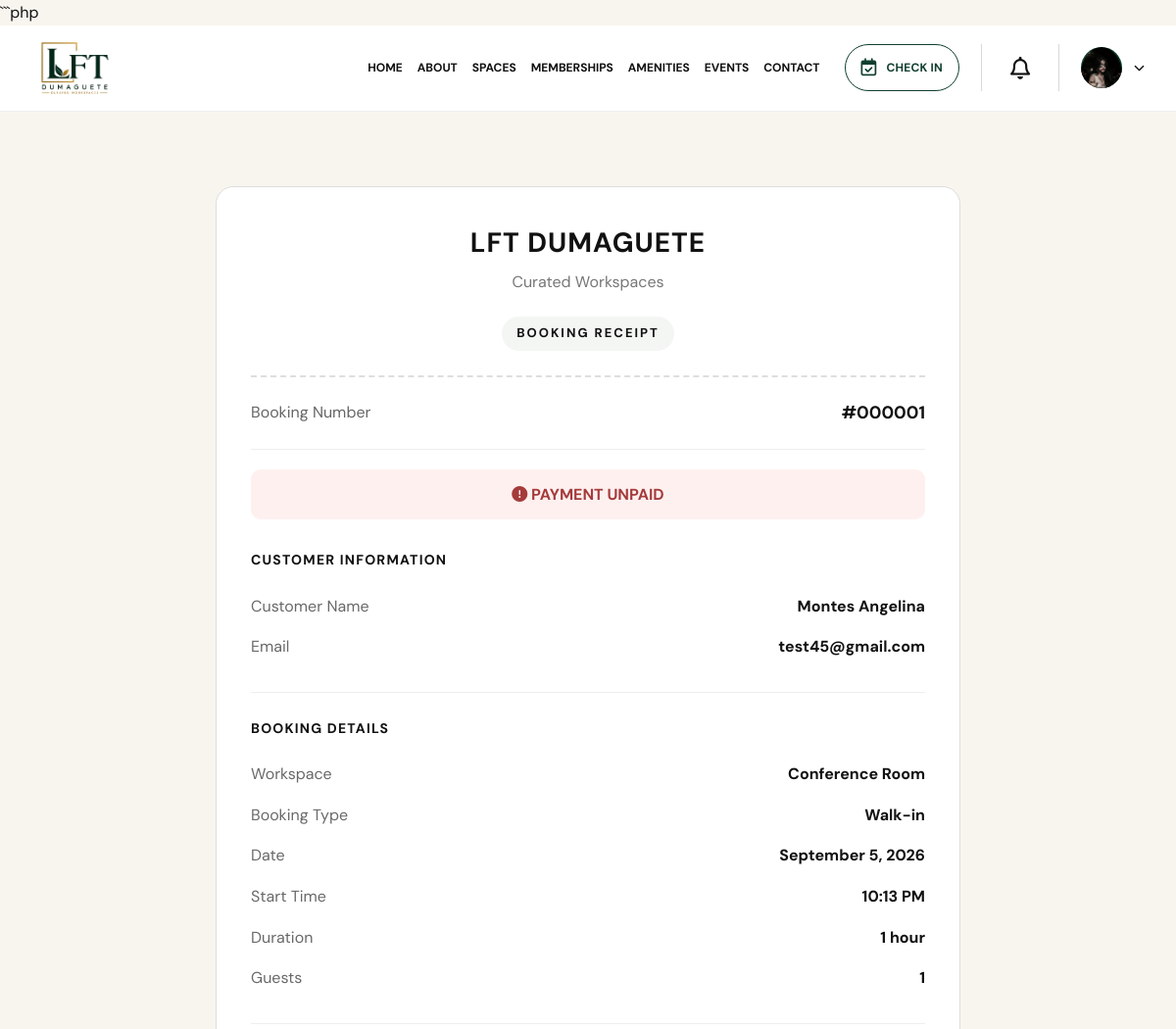
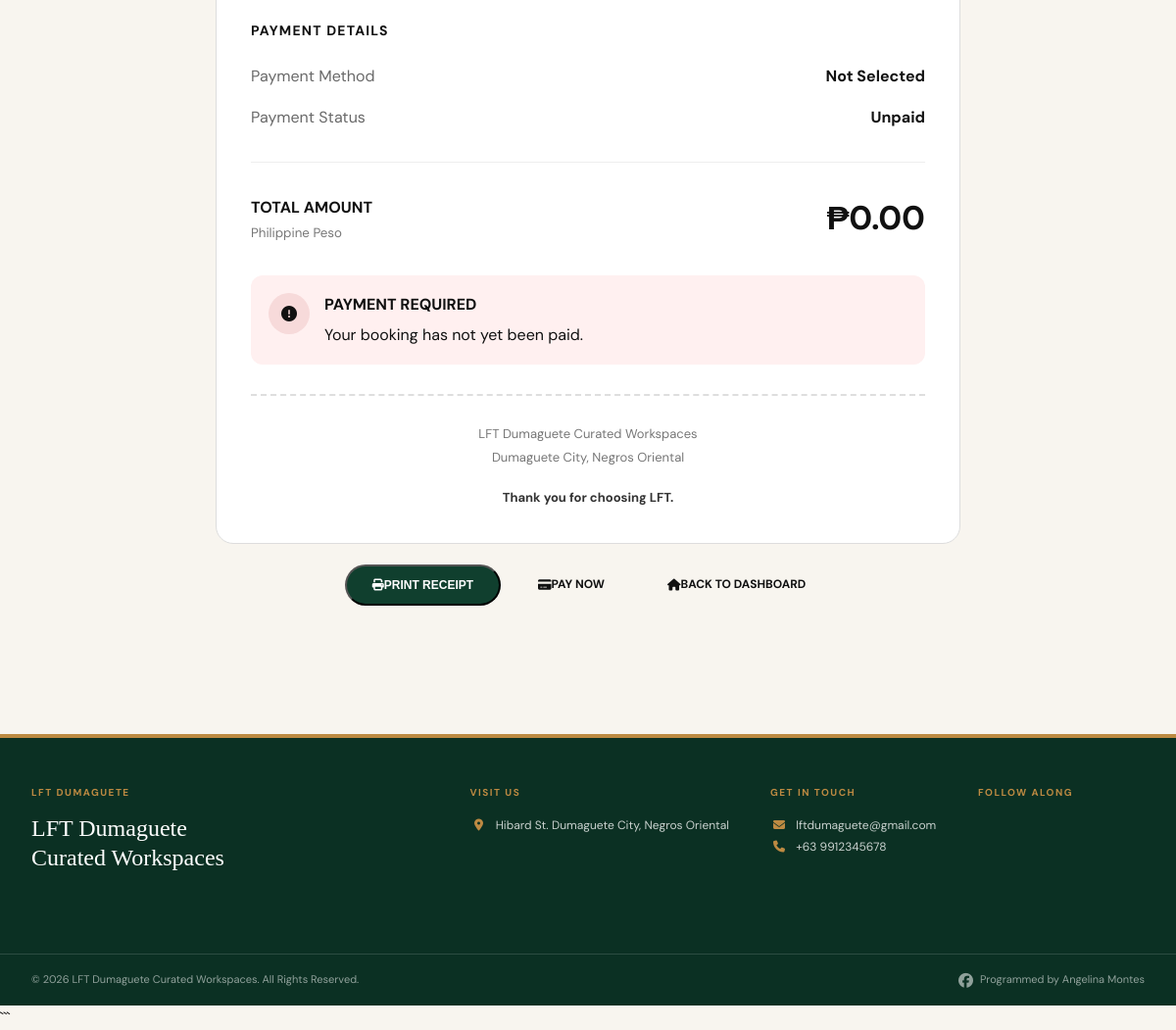
Page /Receipt/index.php?booking=1 (signed in) on the committed database (2 pictures, top to bottom).
### tables this page shows
CREATE TABLE `users` (
  `id` int(10) UNSIGNED NOT NULL,
  `name` varchar(120) NOT NULL,
  `email` varchar(190) NOT NULL,
  `password_hash` varchar(255) NOT NULL,
  `role` enum('customer','staff','admin') NOT NULL DEFAULT 'customer',
  `phone` varchar(40) NOT NULL DEFAULT '',
  `created_at` timestamp NOT NULL DEFAULT current_timestamp(),
  `updated_at` timestamp NOT NULL DEFAULT current_timestamp() ON UPDATE current_timestamp(),
  `profile_image` varchar(255) DEFAULT NULL
);

CREATE TABLE `bookings` (
  `id` int(10) UNSIGNED NOT NULL,
  `user_id` int(10) UNSIGNED NOT NULL,
  `booking_type` enum('booking','walk-in') NOT NULL,
  `space` varchar(160) NOT NULL,
  `space_id` int(10) UNSIGNED DEFAULT NULL,
  `visit_date` date NOT NULL,
  `visit_time` time NOT NULL,
  `duration_minutes` int(10) UNSIGNED NOT NULL DEFAULT 60,
  `guest_count` int(10) UNSIGNED NOT NULL DEFAULT 1,
  `notes` text DEFAULT NULL,
  `status` varchar(40) NOT NULL DEFAULT 'Pending',
  `checked_in_at` datetime DEFAULT NULL,
  `created_at` timestamp NOT NULL DEFAULT current_timestamp(),
  `updated_at` timestamp NOT NULL DEFAULT current_timestamp() ON UPDATE current_timestamp(),
  `total_amount` decimal(10,2) NOT NULL DEFAULT 0.00,
  `payment_status` enum('Unpaid','Pending','Paid','Failed','Refunded') NOT NULL DEFAULT 'Unpaid',
  `payment_reference` varchar(100) DEFAULT NULL,
  `payment_provider` varchar(50) DEFAULT NULL,
  `paid_at` datetime DEFAULT NULL,
  `payment_method` varchar(30) DEFAULT NULL
);

CREATE TABLE `site_settings` (
  `id` tinyint(3) UNSIGNED NOT NULL,
  `website_name` varchar(160) NOT NULL DEFAULT 'LFT Dumaguete',
  `email` varchar(190) NOT NULL DEFAULT 'lftdumaguete@gmail.com',
  `phone` varchar(40) NOT NULL DEFAULT '+63 9912345678',
  `address` varchar(255) NOT NULL DEFAULT 'Hibard St. Dumaguete City, Negros Oriental',
  `facebook` varchar(255) NOT NULL DEFAULT '',
  `instagram` varchar(255) NOT NULL DEFAULT '',
  `updated_at` timestamp NOT NULL DEFAULT current_timestamp() ON UPDATE current_timestamp()
);

### Receipt/index.php (the view, shortened to what the rows shown need)
<?php
require '../Includes/db.php';
$user = requireUser();
$connection = db();
$bookingId = (int)($_GET['booking'] ?? 0);
$statement = $connection->prepare(
    'SELECT
        bookings.*,
        users.name,
        users.email
     FROM bookings
     JOIN users
        ON users.id = bookings.user_id
     WHERE bookings.id = ?
       AND bookings.user_id = ?
     LIMIT 1'
);
$statement->execute([
    $bookingId,
    $user['id']
]);
$booking = $statement->fetch(PDO::FETCH_ASSOC);
$paymentStatus = $booking['payment_status'] ?? 'Unpaid';
$totalAmount = isset($booking['total_amount'])
    ? (float)$booking['total_amount']
    : 0;
$bookingNumber = str_pad(
    (string)$booking['id'],
    6,
    '0',
    STR_PAD_LEFT
);
$durationMinutes = (int)$booking['duration_minutes'];
$hours = $durationMinutes / 60;
$formattedHours = rtrim(
    rtrim(
        number_format($hours, 1),
        '0'
    ),
    '.'
);
$currentPage = 'RECEIPT';
require '../Includes/header.php';
?>
<main>
<section class="auth-section">
<div class="receipt-wrapper">
    <div
        class="receipt-card"
        id="receipt"
    >
        <div class="receipt-header">
            <div class="receipt-logo">
                <h1>
                    LFT DUMAGUETE
                </h1>
            </div>
        </div>
        <div class="receipt-booking-number">
            <span>
                Booking Number
            </span>
            <strong>
                #<?= e($bookingNumber) ?>
            </strong>
        </div>
        <div class="receipt-section">
            <div class="receipt-row">
                <span>
                    Customer Name
                </span>
                <strong>
                    <?= e($booking['name']) ?>
                </strong>
            </div>
            <div class="receipt-row">
                <span>
                    Email
                </span>
                <strong>
                    <?= e($booking['email']) ?>
                </strong>
            </div>
        </div>
        <div class="receipt-section">
            <div class="receipt-row">
                <span>
                    Workspace
                </span>
                <strong>
                    <?= e($booking['space']) ?>
                </strong>
            </div>
            <div class="receipt-row">
                <span>
                    Date
                </span>
                <strong>
                    <?= date(
                        'F j, Y',
                        strtotime($booking['visit_date'])
                    ) ?>
                </strong>
            </div>
            <div class="receipt-row">
                <span>
                    Start Time
                </span>
                <strong>
                    <?= date(
                        'g:i A',
                        strtotime($booking['visit_time'])
                    ) ?>
                </strong>
            </div>
            <div class="receipt-row">
                <span>
                    Duration
                </span>
                <strong>
                    <?= e($formattedHours) ?>
                    hour<?= $hours == 1 ? '' : 's' ?>
                </strong>
            </div>
            <div class="receipt-row">
                <span>
                    Guests
                </span>
                <strong>
                    <?= (int)$booking['guest_count'] ?>
                </strong>
            </div>
        </div>
        <div class="receipt-section">
            <div class="receipt-row">
                <span>
                    Payment Status
                </span>
                <strong>
                    <?= e($paymentStatus) ?>
                </strong>
            </div>
        </div>
        <div class="receipt-total">
            <div>
                <span>
                </span>
                <small>
                </small>
            </div>
            <strong>
                ₱<?= number_format(
                    $totalAmount,
                    2
                ) ?>
            </strong>
        </div>
    </div>
</div>
</section>
</main>
<?php
require '../Includes/footer.php';
?>

### Includes/header.php (shortened to what the rows shown need)
<?php
require_once __DIR__ . '/db.php';
$basePath = ($currentPage ?? 'HOME') === 'HOME'
    ? ''
    : '../';
$loggedInUser = currentUser();
$customerFirstName = '';
$customerInitial = '';
$customerProfileImage = '';
if (
    $loggedInUser
    && ($loggedInUser['role'] ?? '') === 'customer'
) {
    $nameParts = preg_split(
        '/\s+/',
        trim($loggedInUser['name'] ?? '')
    );
    $customerFirstName =
        $nameParts[0]
        ?? ($loggedInUser['name'] ?? 'Customer');
    $customerInitial =
        strtoupper(
            substr(
                $customerFirstName,
                0,
                1
            )
        );
    if (
        !empty(
            $loggedInUser['profile_image']
        )
    ) {
        $savedProfileImage =
            trim(
                $loggedInUser['profile_image']
            );
        if (
            str_starts_with(
                $savedProfileImage,
                'assets/'
            )
        ) {
            $customerProfileImage =
                $basePath
                . ltrim(
                    $savedProfileImage,
                    '/'
                );
        } else {
            $customerProfileImage =
                $basePath
                . 'assets/uploads/profiles/'
                . basename(
                    $savedProfileImage
                );
        }
    }
}
$assetVersion = '20260906-1';
?>
<!DOCTYPE html>
<html lang="en">
<head>
    <link
        rel="stylesheet"
        href="<?= $basePath ?>assets/css/style.css?v=<?= $assetVersion ?>"
    >
    <link
        rel="stylesheet"
        href="<?= $basePath ?>assets/css/portal.css?v=<?= $assetVersion ?>"
    >
    <link
        rel="stylesheet"
        href="https://cdnjs.cloudflare.com/ajax/libs/font-awesome/6.5.2/css/all.min.css"
    >
</head>
<body>
<header
    class="
        site-header
        <?= (
            $loggedInUser
            && ($loggedInUser['role'] ?? '') === 'customer'
        )
            ? 'customer-header'
            : ''
        ?>
    "
>
    <div class="container nav-container">
        <nav
            class="main-nav"
            id="mainNav"
        >
            <?php if ($loggedInUser): ?>
                <?php if (
                    ($loggedInUser['role'] ?? '') === 'customer'
                ): ?>
                    <div class="customer-header-actions">
                        <details class="customer-account-menu">
                            <summary>
                                <span
                                    class="customer-avatar"
                                >
                                    <?php if (
                                        $customerProfileImage !== ''
                                    ): ?>
                                        <img
                                            src="<?= e(
                                                $customerProfileImage
                                            ) ?>"
                                            alt="<?= e(
                                                $customerFirstName
                                            ) ?>"
                                        >
                                    <?php else: ?>
                                        <?= e(
                                            $customerInitial
                                        ) ?>
                                    <?php endif; ?>
                                </span>
                            </summary>
                        </details>
                    </div>
                <?php endif; ?>
            <?php endif; ?>
        </nav>
    </div>
</header>

### Includes/footer.php (shortened to what the rows shown need)
<?php
require_once __DIR__ . '/db.php';
$footerSettings = db()->query('SELECT * FROM site_settings WHERE id = 1')->fetch() ?: [];
$footerName = $footerSettings['website_name'] ?? 'LFT Dumaguete';
$footerEmail = $footerSettings['email'] ?? 'lftdumaguete@gmail.com';
$footerPhone = $footerSettings['phone'] ?? '+63 9912345678';
$footerAddress = $footerSettings['address'] ?? 'Hibard St. Dumaguete City, Negros Oriental';
$phoneHref = preg_replace('/[^0-9+]/', '', $footerPhone);
?>
<footer class="site-footer">
    <div class="container footer-container">
        <div class="footer-brand">
            <p class="footer-eyebrow">LFT DUMAGUETE</p>
            <p class="footer-heading"><?= e($footerName) ?><br>Curated Workspaces</p>
        </div>
        <div class="footer-contact">
            <p class="footer-label">Visit us</p>
            <p class="footer-text"><i class="fa-solid fa-location-dot" aria-hidden="true"></i> <?= nl2br(e($footerAddress)) ?></p>
        </div>
        <div class="footer-contact">
            <p class="footer-label">Get in touch</p>
            <a class="footer-text" href="mailto:<?= e($footerEmail) ?>"><i class="fa-solid fa-envelope" aria-hidden="true"></i> <?= e($footerEmail) ?></a>
            <a class="footer-text" href="tel:<?= e($phoneHref) ?>"><i class="fa-solid fa-phone" aria-hidden="true"></i> <?= e($footerPhone) ?></a>
        </div>
    </div>
    <div class="footer-bottom">
        <div class="container footer-copyright">
            © <?= date('Y') ?> <?= e($footerName) ?> Curated Workspaces. All Rights Reserved.
            <a class="programmer-link" href="https://www.facebook.com/angelina.montes.378" target="_blank" rel="noopener noreferrer">
            </a>
        </div>
    </div>
</footer>
</body>
</html>

### rows in the picture
users: profile_image (picture)
bookings: id "000001", user.name "Montes Angelina", user.email "test45@gmail.com", space "Conference Room", visit_date "September 5, 2026", visit_time "10:13 PM", duration_minutes "1", guest_count "1", payment_status "Unpaid", total_amount "0.00"
site_settings: website_name "LFT Dumaguete", address "Hibard St. Dumaguete City, Negros Oriental", email "lftdumaguete@gmail.com", phone "+63 9912345678"
